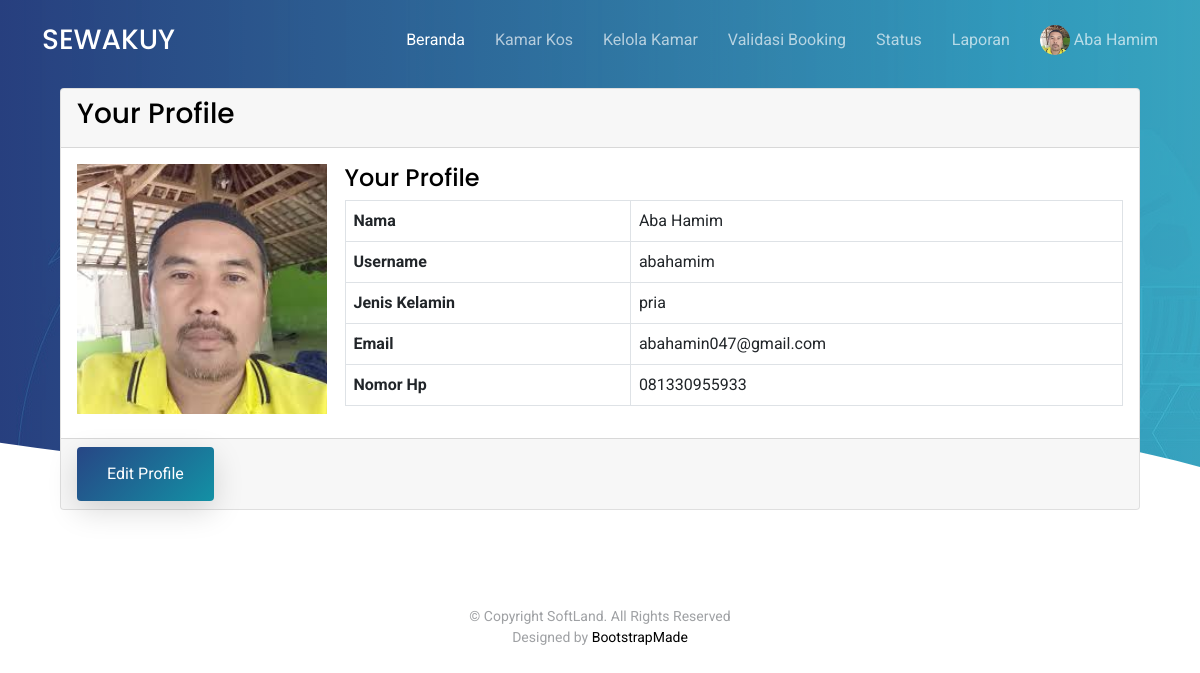
The app's page /pemilik/profil.php (signed in) with its own data.
### tables this page shows
CREATE TABLE `user` (
  `username` varchar(100) NOT NULL,
  `password` varchar(100) NOT NULL,
  `nama` varchar(100) NOT NULL,
  `jk` enum('pria','wanita') NOT NULL,
  `alamat_kos` varchar(250) NOT NULL DEFAULT '-',
  `email` varchar(100) NOT NULL,
  `nomor_hp` varchar(20) NOT NULL,
  `foto_profil` varchar(100) NOT NULL,
  `berkas` varchar(100) NOT NULL DEFAULT '-',
  `level` enum('pemilik','penghuni','admin') NOT NULL,
  `verif` enum('sudah','belum') NOT NULL
);

### pemilik/profil.php (the view, shortened to what this page needs)
<?php
include "header.php";
$sql = "SELECT * FROM user WHERE username = '".$_SESSION['username']."';";
$data = mysqli_query($koneksi,$sql);
$data_profil = mysqli_fetch_assoc($data);
?>
<section class="hero-section" id="hero">
  <div class="wave">
    </div>
  <div class="px-4 py-5 px-md-5 text-center text-lg-start" >
    <div class="container">
      <div class="row align-items-center"  style="margin-top: 40px;">
        <div class="col">
          <div class="card">
            <div class="card-header">
            <h3 class="card-title">Your Profile</h3>
            </div>
            <div class="card-body">
            <div class="row row-2">
            <div class="col-md-3">
            <img style="width: 250px; height:250px" src="../profil/<?php echo $data_profil['foto_profil']; ?>">
            </div>
            <div class="col-md-9">
            <h4>Your Profile</h4>
            <div class="table-responsive">
            <table class="table table-bordered">
            <tbody><tr>
            <td><strong>Nama</strong></td>
            <td><?php echo $data_profil['nama']; ?></td>
            </tr>
            <tr>
            <td><strong>Username</strong></td>
            <td><?php echo $data_profil['username']; ?></td>
            </tr>
            <tr>
            <td><strong>Jenis Kelamin</strong></td>
            <td><?php echo $data_profil['jk']; ?></td>
            </tr>
            <tr>
            <td><strong>Email</strong></td>
            <td><?php echo $data_profil['email']; ?></td>
            </tr>
            <tr>
            <td><strong>Nomor Hp</strong></td>
            <td><?php echo $data_profil['nomor_hp']; ?></td>
            </tr>
            </tbody></table>
            </div>
            </div>
            </div>
            </div>
            <div class="card-footer">
            <a href="editprofil.php" class="btn btn-primary">
            Edit Profile
            </a>
            </div>
            </div>
        </div>
      </div>
    </div>
  </div>
</section>
<?php include "footer.php"; ?>

### pemilik/header.php (shortened to what this page needs)
<!DOCTYPE html>
<html lang="en">
<?php
require "../config.php";
$sql = mysqli_query($koneksi, "SELECT * FROM user WHERE username = '".$_SESSION['username']."'");
$tampil = mysqli_fetch_array($sql);
?>
<head>
  <link href="../assets/vendor/aos/aos.css" rel="stylesheet">
  <link href="../assets/vendor/bootstrap/css/bootstrap.min.css" rel="stylesheet">
  <link href="../assets/vendor/bootstrap-icons/bootstrap-icons.css" rel="stylesheet">
  <link href="../assets/vendor/boxicons/css/boxicons.min.css" rel="stylesheet">
  <link href="../assets/vendor/swiper/swiper-bundle.min.css" rel="stylesheet">
  <link href="../assets/css/style.css" rel="stylesheet">
  <link rel="stylesheet" href="https://cdnjs.cloudflare.com/ajax/libs/rateYo/2.3.2/jquery.rateyo.min.css">
</head>
<body>
  <header id="header" class="fixed-top d-flex align-items-center">
    <div class="container d-flex justify-content-between align-items-center">
      <div class="logo">
        <h1><a href="home.php">SEWAKUY</a></h1>
      </div>
      <nav id="navbar" class="navbar">
        <ul>
          <li><a class="active " href="home.php">Beranda</a></li>
          <li><a href="kos.php">Kamar Kos</a></li>
          <li><a href="kelola.php">Kelola Kamar</a></li>
          <li><a href="validasi.php">Validasi Booking</a></li>
          <li><a href="status.php">Status</a></li>
          <li><a href="laporan.php">Laporan</a></li>
          <li class="dropdown"><a href="profil.php"><img style="width: 30px; height:30px; border-radius: 100%;" src="../profil/<?php echo $tampil['foto_profil']; ?>">&nbsp;<?php echo $tampil['nama']; ?></a>
          </li>
        </ul>
      </nav>
    </div>
  </header>

### assets/css/style.css (style rules this page uses)
html { overflow-x: hidden; }
body { font-family: "Roboto", sans-serif; color: #9fa1a4; line-height: 1.5; }
a { color: #777; text-decoration: none; transition: 0.3s all ease; }
h1, h2, h3, h4, h5, h6, .font-heading { font-family: "Poppins", sans-serif; color: #000; }
.container { z-index: 2; position: relative; }
section { overflow: hidden; }
.btn { border: none; padding: 15px 30px !important; }
.btn.btn-primary { background: #2d71a1; background: linear-gradient(-45deg, #1391a5, #274685); color: #fff; box-shadow: 0 10px 30px 0 rgba(0, 0, 0, 0.15); }
#header { height: 80px; transition: all 0.5s; z-index: 997; transition: all 0.5s; }
#header .logo h1 { font-size: 28px; margin: 0; padding: 4px 0; line-height: 1; font-weight: 500; }
#header .logo h1 a, #header .logo h1 a:hover { color: #fff; text-decoration: none; }
.navbar { padding: 0; }
.navbar ul { margin: 0; padding: 0; display: flex; list-style: none; align-items: center; }
.navbar li { position: relative; }
.navbar a, .navbar a:focus { display: flex; align-items: center; justify-content: space-between; padding: 10px 0 10px 30px; font-size: 16px; font-weight: 400; color: rgba(255, 255, 255, 0.65); white-space: nowrap; transition: 0.3s; }
.navbar a:hover, .navbar .active, .navbar .active:focus, .navbar li:hover > a { color: #fff; }
.hero-section { background: linear-gradient(to right, rgba(39, 70, 133, 0.8) 0%, rgba(61, 179, 197, 0.8) 100%), url(../img/hero-bg.jpg); position: relative; }
.hero-section .wave { width: 100%; overflow: hidden; position: absolute; z-index: 1; bottom: -150px; }

### records on screen
user: foto_profil (picture), nama "Aba Hamim", username "abahamim", jk "pria", email "abahamin047@gmail.com", nomor_hp "081330955933"
